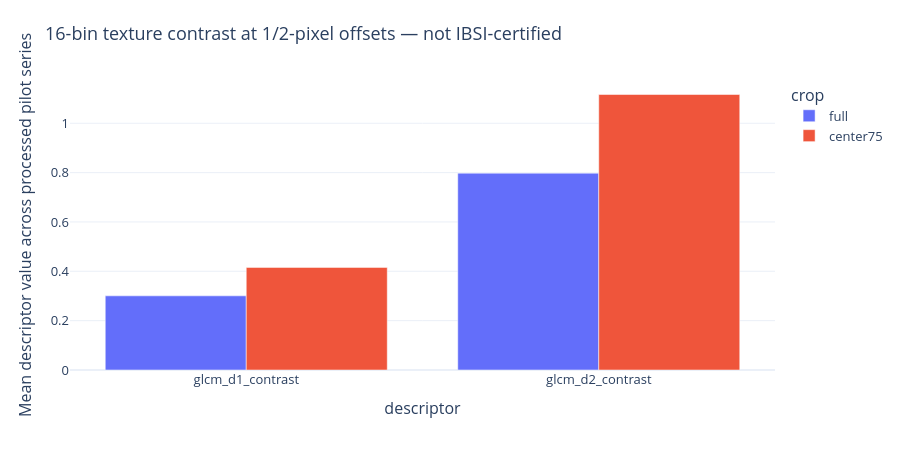

The notebook cell this image was saved under:
### Markdown cell above
## 07. Texture offsets

Explicit 16-bin co-occurrence calculations use 1- and 2-pixel offsets. This is not an IBSI-certification claim.

### Code cell
figure = round2_figure(DIRECTORY, 7)
figure.show(renderer='plotly_mimetype')

### Figure 1 — Plotly figure (JSON) as saved in the notebook; plotly's stock layout.template omitted (floating-point values rounded to 4 significant figures)
{"data": [{"alignmentgroup": "True", "hovertemplate": "crop=full<br>descriptor=%{x}<br>mean=%{y}<extra></extra>", "legendgroup": "full", "marker": {"color": "#636efa", "pattern": {"shape": ""}}, "name": "full", "offsetgroup": "full", "orientation": "v", "showlegend": true, "textposition": "auto", "type": "bar", "x": ["glcm_d1_contrast", "glcm_d2_contrast"], "xaxis": "x", "y": [0.3006, 0.7978], "yaxis": "y"}, {"alignmentgroup": "True", "hovertemplate": "crop=center75<br>descriptor=%{x}<br>mean=%{y}<extra></extra>", "legendgroup": "center75", "marker": {"color": "#EF553B", "pattern": {"shape": ""}}, "name": "center75", "offsetgroup": "center75", "orientation": "v", "showlegend": true, "textposition": "auto", "type": "bar", "x": ["glcm_d1_contrast", "glcm_d2_contrast"], "xaxis": "x", "y": [0.4159, 1.117], "yaxis": "y"}], "layout": {"barmode": "group", "font": {"size": 13}, "height": 470, "legend": {"title": {"text": "crop"}, "tracegroupgap": 0}, "margin": {"b": 100, "l": 70, "r": 25, "t": 80}, "title": {"text": "16-bin texture contrast at 1/2-pixel offsets — not IBSI-certified"}, "xaxis": {"anchor": "y", "domain": [0, 1], "title": {"text": "descriptor"}}, "yaxis": {"anchor": "x", "domain": [0, 1], "title": {"text": "Mean descriptor value across processed pilot series"}}}}
